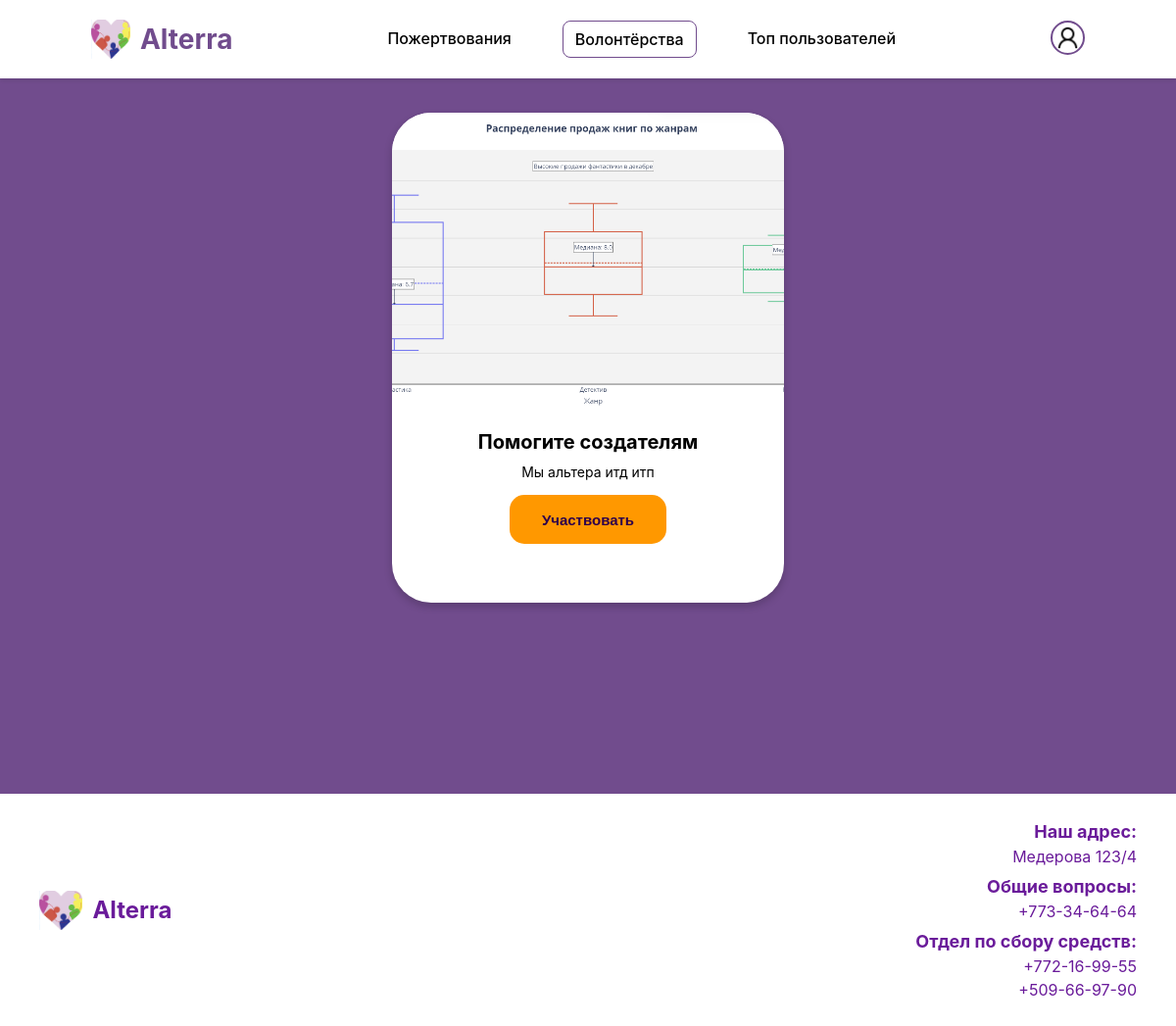
The app's page /volunteering.html with its own data.
### tables this page shows
CREATE TABLE volunteering_opportunities (
            id INTEGER PRIMARY KEY AUTOINCREMENT,
            title TEXT NOT NULL,
            description TEXT NOT NULL,
            date TEXT NOT NULL,
            image_url TEXT NOT NULL,
            button_text TEXT NOT NULL
        , user_id INTEGER, status TEXT DEFAULT 'active');

### app.py (the view)
@app.route('/volunteering.html')
def volunteering():
    conn = get_db_connection()
    opportunities = conn.execute('SELECT * FROM volunteering_opportunities').fetchall()
    user = None
    if session.get('user_id'):
        user = conn.execute('SELECT * FROM users WHERE id = ?', (session['user_id'],)).fetchone()
    conn.close()
    return render_template('volunteering.html', opportunities=opportunities, user=user)

### app.py (called while the page is built)
def get_db_connection():
    conn = sqlite3.connect(DATABASE)
    conn.row_factory = sqlite3.Row
    return conn

### templates/volunteering.html (shortened to what this page needs)
<!DOCTYPE html>
<html lang="ru">
<head>
    <link rel="stylesheet" href="/static/css/index.css">
</head>
<body>
    {% include 'header.html' %}
    <div class="container">
            {% for opportunity in opportunities %}
            <div class="volunteering-card">
                <img src="{{ opportunity['image_url'] }}" alt="{{ opportunity['title'] }}">
                <div class="card-content">
                    <h2>{{ opportunity['title'] }}</h2>
                    <p>{{ opportunity['description'] }}</p>
                    <button class="btn" onclick="confirmParticipation({{ opportunity['id'] }})">
                        Участвовать
                    </button>
                </div>
            </div>
            {% endfor %}
    </div>
    {% include 'footer.html' %}
</body>
</html>

### static/css/index.css (style rules this page uses)
.container { max-width: 1200px; margin: 0 auto; padding: 20px; text-align: center; }
.btn { background: #ff6600; border: none; padding: 10px 20px; border-radius: 5px; cursor: pointer; color: #fff; font-size: 16px; }

### templates/volunteering.html (style rules this page uses)
body { font-family: 'Inter', sans-serif; background-color: #714C8D; color: #fff; text-align: center; margin: 0; padding: 0; }
.container { width: 70%; display: flex; justify-content: center; align-items: center; flex-wrap: wrap; margin: 0 auto; width: 1500px; margin-top: 70px; }
.volunteering-card { background-color: white; height: 500px; width: 400px; margin: 25px; border-radius: 40px; overflow: hidden; box-shadow: 0 4px 8px rgba(0, 0, 0, 0.2); transition: transform 0.3s, box-shadow 0.3s; }
.volunteering-card img { width: 100%; height: 60%; object-fit: cover; }
.card-content { padding: 20px; }
.card-content h2 { font-size: 20px; margin-bottom: 10px; color: black; }
.card-content p { font-size: 14px; margin-bottom: 15px; color: black; }
.btn { display: inline-block; height: 50px; width: 160px; padding: 12px 18px; background: #ff9800; color: #2e004b; text-decoration: none; border-radius: 15px; font-weight: 600; font-size: 15px; transition: background 0.3s, transform 0.2s, box-shadow 0.3s; border: none; outline: none; }

### templates/header.html (style rules this page uses)
* { margin: 0; padding: 0; box-sizing: border-box; }

### records on screen
volunteering_opportunities: title "Помогите создателям", description "Мы альтера итд итп"
